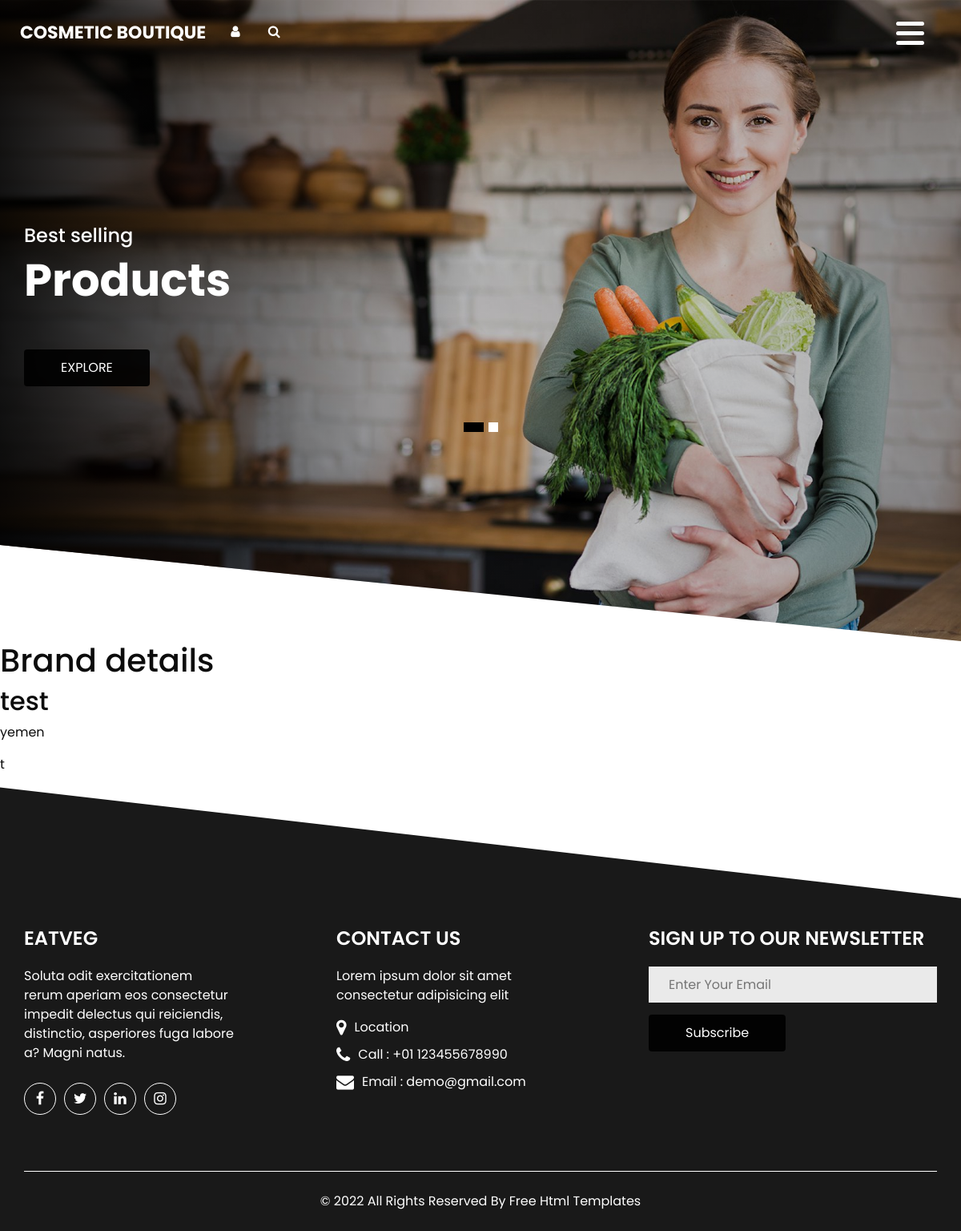
Screenshot of /brands/brand_details/t with the database file from the repository.
### makeup/models.py (models this page shows, shortened)
class Brand(models.Model):
    name = models.CharField(max_length=100)
    origin = models.CharField(max_length=100)
    slug = models.SlugField(null=True, unique=True)

### makeup/views.py (the view)
# urls.py: path("brands/brand_details/<slug:slug>", BrandDetailsView.as_view(), name="brand_details"),
class BrandDetailsView(DetailView):
    model = Brand
    template_name = 'makeup/brand_details.html'

### makeup/templates/makeup/brand_details.html
{% extends "makeup/base.html" %}
{% block content %}
<h1> Brand details </h1>
<div>
    <h2>{{ object.name }}</h2>
    <p>{{ object.origin }}</p>
    <p>{{ object.slug }}</p>
</div>
{% endblock %}

### static/css/style.css (style rules this page uses)
body { font-family: 'Poppins', sans-serif; color: #0c0c0c; background-color: #ffffff; }

### rows the page displays
Brand: name "test", origin "yemen", slug "t"
